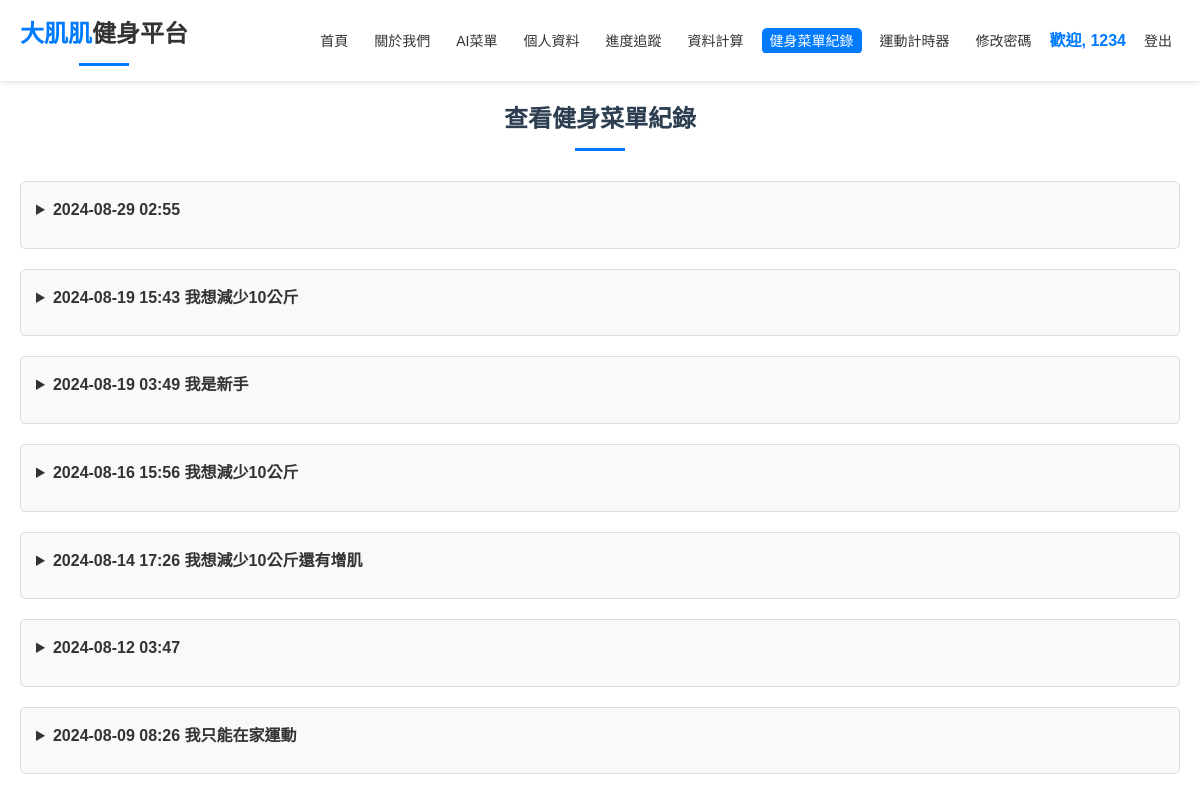
/view_responses.php (signed in), run on the app's committed database.
### tables this page shows
CREATE TABLE `ai_responses` (
  `id` int(11) NOT NULL,
  `user_id` int(11) DEFAULT NULL,
  `user_input` text DEFAULT NULL,
  `height` int(11) DEFAULT NULL,
  `weight` int(11) DEFAULT NULL,
  `dislikes` text DEFAULT NULL,
  `goal` enum('減重','增肌') DEFAULT NULL,
  `response` text DEFAULT NULL,
  `created_at` timestamp NOT NULL DEFAULT current_timestamp()
);

### view_responses.php (the view, shortened to what this page needs)
<?php
include('db.php');
$user_id = $_SESSION['user_id'];
$sql = "SELECT *, SUBSTRING_INDEX(user_input, ' ', 3) AS input_summary FROM ai_responses WHERE user_id = ? ORDER BY created_at DESC";
$stmt = $conn->prepare($sql);
$stmt->bind_param("i", $user_id);
$stmt->execute();
$result = $stmt->get_result();
?>
<!DOCTYPE html>
<html lang="zh-TW">
<head>
    <link rel="stylesheet" href="style.css">
</head>
<body>
<header>
<div class="container">
        <div class="logo">
            <h1>大肌肌<span>健身平台</span></h1>
        </div>
        <nav>
            <ul>
                <li><a href="index.php" class="<?= basename($_SERVER['PHP_SELF']) == 'index.php' ? 'active' : '' ?>">首頁</a></li>
                <li><a href="about.php" class="<?= basename($_SERVER['PHP_SELF']) == 'about.php' ? 'active' : '' ?>">關於我們</a></li>
                <?php if (isset($_SESSION['loggedin']) && $_SESSION['loggedin']): ?>
                    <li><a href="qa.php" class="<?= basename($_SERVER['PHP_SELF']) == 'qa.php' ? 'active' : '' ?>">AI菜單</a></li>
                    <li><a href="profile.php" class="<?= basename($_SERVER['PHP_SELF']) == 'profile.php' ? 'active' : '' ?>">個人資料</a></li>
                    <li><a href="progress.php" class="<?= basename($_SERVER['PHP_SELF']) == 'progress.php' ? 'active' : '' ?>">進度追蹤</a></li>
                    <li><a href="analysis.php" class="<?= basename($_SERVER['PHP_SELF']) == 'analysis.php' ? 'active' : '' ?>">資料計算</a></li>
                    <li><a href="view_responses.php" class="<?= basename($_SERVER['PHP_SELF']) == 'view_responses.php' ? 'active' : '' ?>">健身菜單紀錄</a></li>
                    <li><a href="start_workout.php" class="<?= basename($_SERVER['PHP_SELF']) == 'start_workout.php' ? 'active' : '' ?>">運動計時器</a></li>
                    <li><a href="change_password.php" >修改密碼</a></li>
                    <li class="welcome">歡迎, <?= htmlspecialchars($_SESSION['username']) ?></li>
                    <li><a href="logout.php">登出</a></li>
                <?php else: ?>
                    <li><a href="login.php" class="<?= basename($_SERVER['PHP_SELF']) == 'login.php' ? 'active' : '' ?>">登入</a></li>
                    <li><a href="register.php" class="<?= basename($_SERVER['PHP_SELF']) == 'register.php' ? 'active' : '' ?>">註冊</a></li>
                <?php endif; ?>
            </ul>
        </nav>
    </div>
</header>
    <section class="responses">
        <div class="container">
            <h2>查看健身菜單紀錄</h2>
            <?php if ($result->num_rows > 0): ?>
                <?php while($row = $result->fetch_assoc()): ?>
                    <details>
                        <summary>
                            <?= date('Y-m-d H:i', strtotime($row['created_at'])) ?>
                            <?= htmlspecialchars($row['input_summary']) ?>
                        </summary>
                    </details>
                <?php endwhile; ?>
            <?php else: ?>
                <p>目前沒有儲存的回應。</p>
            <?php endif; ?>
        </div>
    </section>
</body>
</html>

### style.css (style rules this page uses)
body { font-family: Arial, sans-serif; margin: 0; padding: 0; padding-top: 80px; background-color: #f0f4f8; color: #333; line-height: 1.6; }
.container { max-width: 1200px; margin: 0 auto; padding: 0 20px; }
header { position: fixed; top: 0; left: 0; right: 0; background-color: #ffffff; box-shadow: 0 2px 5px rgba(0, 0, 0, 0.1); z-index: 1000; }
header .container { display: flex; justify-content: space-between; align-items: center; padding: 15px 20px; }
header .logo h1 { margin: 0; font-size: 24px; color: #007bff; }
header .logo span { color: #333; }
header nav ul { list-style: none; padding: 0; margin: 0; display: flex; flex-wrap: nowrap; overflow-x: auto; -webkit-overflow-scrolling: touch; }
header nav ul li { margin-left: 10px; white-space: nowrap; }
header nav ul li a { color: #333; text-decoration: none; padding: 5px 8px; border-radius: 5px; transition: background-color 0.3s, color 0.3s; font-size: 14px; }
.active { background-color: #007bff; color: white; }
.welcome { font-weight: bold; color: #007bff; max-width: 100px; white-space: nowrap; overflow: hidden; text-overflow: ellipsis; }
h1, h2 { color: #2c3e50; text-align: center; margin-bottom: 30px; position: relative; }
h1::after, h2::after { content: ''; display: block; width: 50px; height: 3px; background-color: #007bff; margin: 10px auto 0; }

### view_responses.php (style rules this page uses)
body { background-color: white; color: #333; }
details { margin-bottom: 20px; padding: 15px; border: 1px solid #ddd; border-radius: 5px; background-color: #f9f9f9; }
summary { cursor: pointer; font-weight: bold; margin-bottom: 10px; }

### data on the page
ai_responses: created_at "2024-08-29 02:55"
ai_responses: created_at "2024-08-19 15:43", input_summary "我想減少10公斤"
ai_responses: created_at "2024-08-19 03:49", input_summary "我是新手"
ai_responses: created_at "2024-08-16 15:56", input_summary "我想減少10公斤"
ai_responses: created_at "2024-08-14 17:26", input_summary "我想減少10公斤還有增肌"
ai_responses: created_at "2024-08-12 03:47"
ai_responses: created_at "2024-08-09 08:26", input_summary "我只能在家運動"

### other printed values
$_SESSION['username'] "1234"
